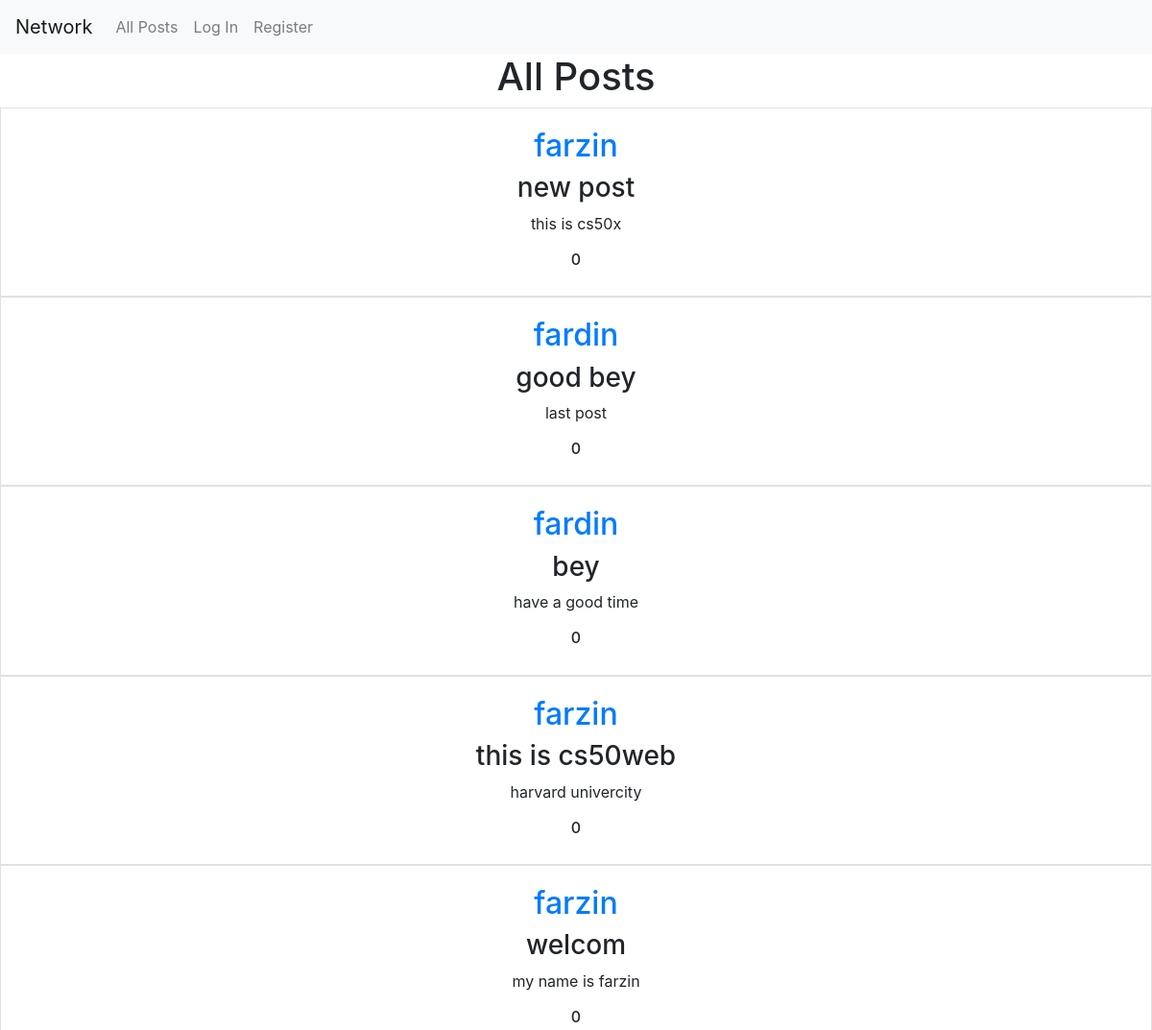
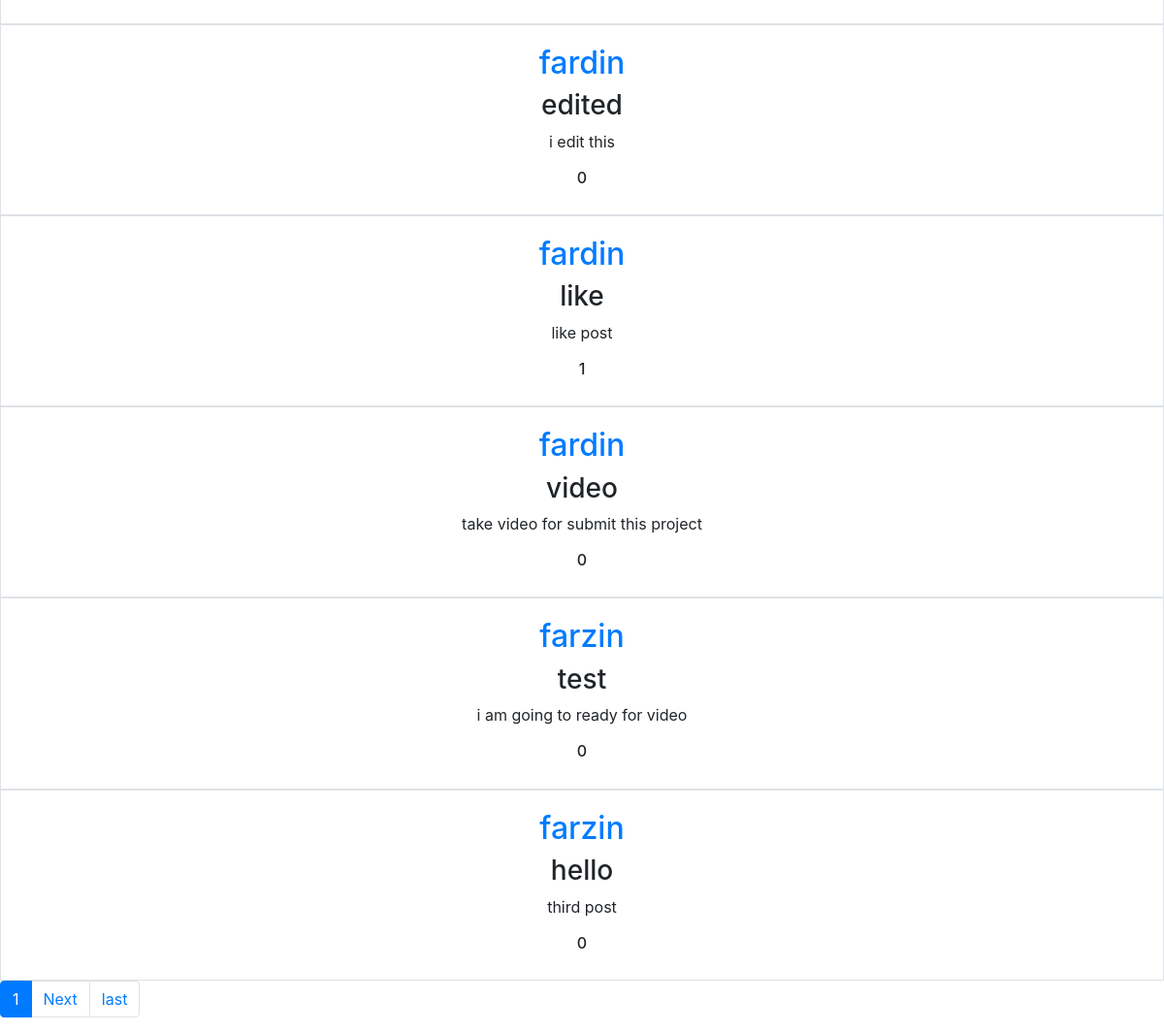
The page / on the database its author committed (2 pictures, top to bottom).
### network/models.py (models this page shows)
class Post(models.Model):
    posted_by = models.ForeignKey(User, related_name='posted_by', on_delete=models.CASCADE)
    title = models.CharField(max_length=20)
    body = models.CharField( max_length=100)
    like = models.ManyToManyField(User, related_name='liked_by', blank=True)
    likes = models.IntegerField(default=0)
    timestamp = models.TimeField(auto_now_add=True)

class User(AbstractUser):
    pass

### network/views.py (the view)
# urls.py: path("", views.index, name="index"),
def index(request):
    posts = Post.objects.order_by("-timestamp").all()
    paginator = Paginator(posts , 10)
    page_num = request.GET.get('page')
    page_objs = paginator.get_page(page_num)
    return render(request, "network/index.html", {
        'posts': page_objs,
    })

### network/templates/network/index.html (shortened to what this page needs)
{% extends "network/layout.html" %}
{% block body %}
    <h1> All Posts </h1>
    {% for post in posts %}
    <div class="border post" id="div-{{post.id}}">
        <a class="link-dark" href="{% url 'profile' post.posted_by.id %}">
            <h2>{{post.posted_by}}</h2>
        </a>
            <h3> {{post.title}}</h3>
            <p>{{post.body}}</p>
            <h6 id="like-{{post.id}}">{{post.like.count}}</h6>
        </div>
    {% endfor %}
    <nav aria-label="...">
        <ul class="pagination">
          <li class="page-item active" aria-current="page">
            <a class="page-link">{{posts.number}}</a>
          </li>
          {% if posts.has_next %}
          <li class="page-item">
            <a class="page-link" href="?page={{ posts.next_page_number }}">Next</a>
          </li>
          <li class="page-item">
            <a class="page-link" href="?page={{ posts.paginator.num_pages }}">last</a>
          </li>
          {% endif %}
        </ul>
      </nav>
{% endblock %}

### network/templates/network/layout.html (shortened to what this page needs)
{% load static %}
<!DOCTYPE html>
<html lang="en">
    <head>
        <link rel="stylesheet" href="https://stackpath.bootstrapcdn.com/bootstrap/4.4.1/css/bootstrap.min.css">
        <link href="{% static 'network/styles.css' %}" rel="stylesheet">
    </head>
    <body>
        <nav class="navbar navbar-expand-lg navbar-light bg-light">
            <a class="navbar-brand" href="#">Network</a>
            <div>
              <ul class="navbar-nav mr-auto">
                <li class="nav-item">
                  <a class="nav-link" href="{% url 'index' %}">All Posts</a>
                </li>
                {% if user.is_authenticated %}
                    <li class="nav-item">
                        <a class="nav-link" href="{% url 'following' %}">Following</a>
                    </li>
                    <li class="nav-item">
                        <a class="nav-link" href="{% url 'logout' %}">Log Out</a>
                    </li>
                {% else %}
                    <li class="nav-item">
                        <a class="nav-link" href="{% url 'login' %}">Log In</a>
                    </li>
                    <li class="nav-item">
                        <a class="nav-link" href="{% url 'register' %}">Register</a>
                    </li>
                {% endif %}
              </ul>
            </div>
          </nav>
        <div class="body">
            {% block body %}
            {% endblock %}
        </div>
    </body>
</html>

### network/static/network/styles.css (style rules this page uses)
body { text-align: center; }
a { text-decoration: none; }
.post { padding: 20px; }

### rows shown on the page
Post: posted_by "farzin", title "new post", body "this is cs50x", like.count "0"
Post: posted_by "fardin", title "good bey", body "last post", like.count "0"
Post: posted_by "fardin", title "bey", body "have a good time", like.count "0"
Post: posted_by "farzin", title "this is cs50web", body "harvard univercity", like.count "0"
Post: posted_by "farzin", title "welcom", body "my name is farzin", like.count "0"
Post: posted_by "fardin", title "edited", body "i edit this", like.count "0"
Post: posted_by "fardin", title "like", body "like post", like.count "1"
Post: posted_by "fardin", title "video", body "take video for submit this project", like.count "0"
Post: posted_by "farzin", title "test", body "i am going to ready for video", like.count "0"
Post: posted_by "farzin", title "hello", body "third post", like.count "0"

### other values the page prints
{{ posts.number }} "1"
